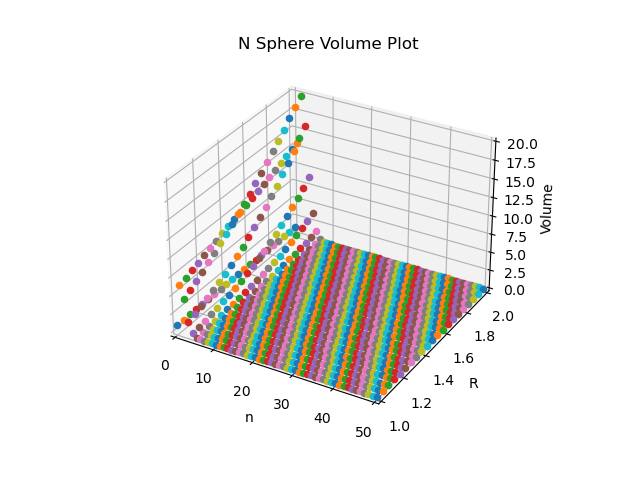

The script that saved this image:
import matplotlib.pyplot as plt
import numpy as np

def nsphere_volume(n, R):
    if n == 0:
        return 1
    numerator = ((np.pi)**2) * (R**n)
    gamma_function = 1
    for i in range (1, n):
        gamma_function *= i
    denominator = gamma_function * ((n/2)+1)
    return numerator/denominator

my_stuff = []
#highest = 0
count = 0

for i in range(0, 51):
    for j in range(100, 205, 5):
        a = (int(nsphere_volume(i, j/100) * 100))/100
        my_stuff.append([i, j/100, a])

    #count += 1
    #print(count)


print("hello1")
ax = plt.figure().add_subplot(projection='3d')

print("hello2")
plt.title("N Sphere Volume Plot")


for a in my_stuff:
    ax.scatter(a[0], a[1], a[2])

ax.set_xlim(0, 50)
ax.set_ylim(1, 2)
ax.set_zlim(0, 20)
ax.set_xlabel('n')
ax.set_ylabel('R')
ax.set_zlabel('Volume')

print("hello")

plt.savefig("test.png")


